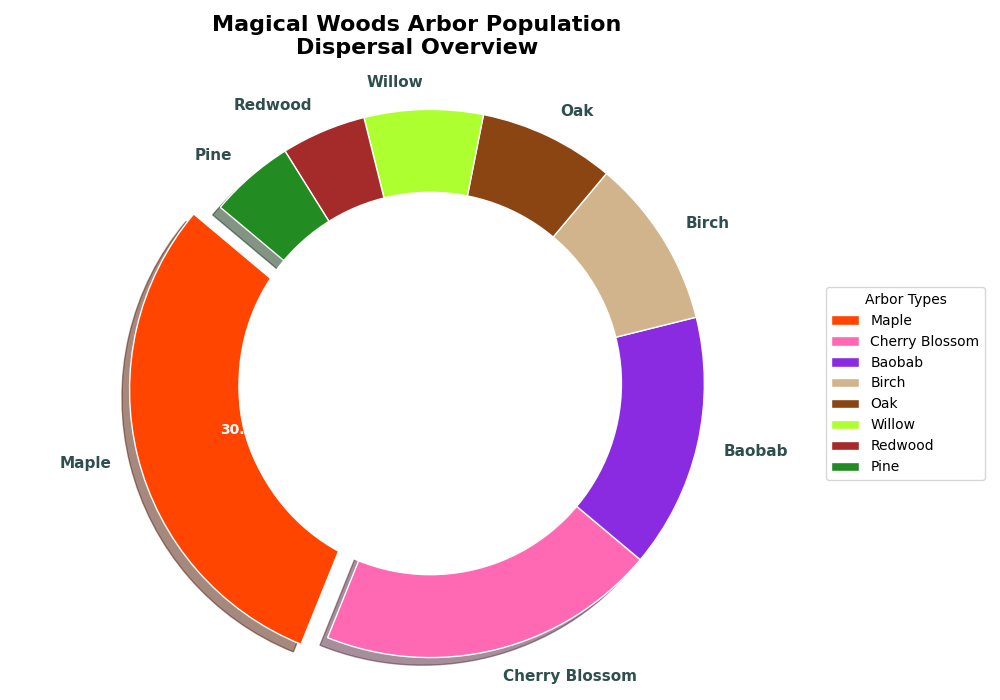

Python code for this plot:
import matplotlib.pyplot as plt
import numpy as np

# Altered plot showcasing fictional Arbor Population in Magical Woods

# Modified tree species and their corresponding population percentages
tree_species = ['Maple', 'Cherry Blossom', 'Baobab', 'Birch', 'Oak', 'Willow', 'Redwood', 'Pine']
population_percentages = [30, 20, 15, 10, 8, 7, 5, 5]

# Segment colors per tree species
colors = ['#FF4500', '#FF69B4', '#8A2BE2', '#D2B48C', '#8B4513', '#ADFF2F', '#A52A2A', '#228B22']

# Explosion setting to highlight 'Maple' tree species
explode = (0.1, 0, 0, 0, 0, 0, 0, 0)

# Initialize pie chart
fig, ax = plt.subplots(figsize=(10, 7))

# Generate the pie chart with modified labels
wedges, texts, autotexts = ax.pie(population_percentages, labels=tree_species, autopct='%1.1f%%',
                                  startangle=140, explode=explode, colors=colors, shadow=True,
                                  wedgeprops=dict(width=0.4, edgecolor='w'))

# Customization of text within pie chart
for autotext in autotexts:
    autotext.set_color('white')
    autotext.set_fontsize(10)
    autotext.set_fontweight('bold')

# Customization of labels outside the pie chart
for text in texts:
    text.set_fontsize(11)
    text.set_color('darkslategray')
    text.set_fontweight('semibold')

# Convert pie chart into a donut shape
centre_circle = plt.Circle((0, 0), 0.70, fc='white')
fig.gca().add_artist(centre_circle)

# Update title with altered message, split into two lines
plt.title('Magical Woods Arbor Population\nDispersal Overview', fontsize=16, fontweight='bold', pad=20)

# Keep pie chart circular
ax.axis('equal')

# Modify legend to reflect new label setup
plt.legend(wedges, tree_species, title="Arbor Types", loc="center left", bbox_to_anchor=(1, 0, 0.5, 1), fontsize=10)

# Optimize layout
plt.tight_layout()

# Show the final visual
plt.show()
